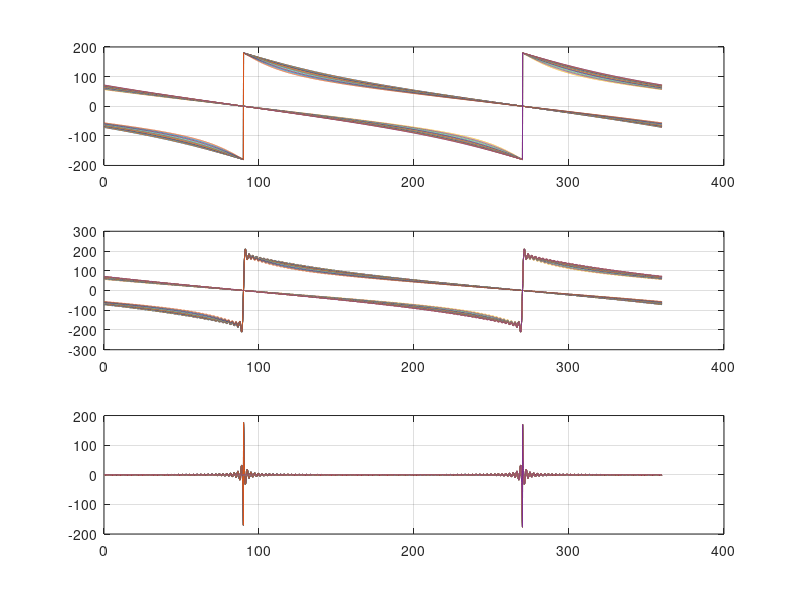

Here is the MATLAB script that generated this plot: (Note: this script raises an error after producing the figure.)
clear
theta = linspace(0,2*pi,8192);



% x = linspace(-2,2);
x = [-3:0.1:-1.5,1.5:0.1:3];
primer = 1;


Sin = zeros(length(x),length(theta));
Cos = Sin;
theta1 = Sin;
predviden_err = Sin;
dodaj = Sin;
tempSin = ones(1,length(theta));


for i = 1: length(x)
    dodaj(i,:) =x(i).*tempSin;
    theta1(i,:) = theta;
end

if primer == 1
    Sin = sin(theta1)+dodaj;
    Cos = cos(theta1);
    for i = 1:length(x)
        if abs(x(i))<1
                    
            for n =1:60
                predviden_err(i,:) = predviden_err(i,:) +...
                    x(i).^n./n.*sin(n.*theta+n.*pi/2);
            end
        else
            for n =1:150
                predviden_err(i,:) = predviden_err(i,:) +...
                    (2-abs(x(i)).^-n)./n.*sin(n.*theta+sign(x(i))*n.*pi/2);
            end
        end
    end

elseif primer == 2
    Sin = sin(theta1);
    Cos = cos(theta1)+dodaj;
    for i = 1:length(x)
        if abs(x(i))<1
                    
            for n =1:15
                predviden_err(i,:) = predviden_err(i,:) +...
                    x(i).^n./n.*sin(n.*theta+n.*pi);
            end
        else
            for n =1:150
                predviden_err(i,:) = predviden_err(i,:) +...
                    (2-x(i).^-n)./n.*sin(n.*theta+n.*pi);
            end
        end
    end
    
elseif primer == 3
    Sin = sin(theta1)+dodaj;
    Cos = cos(theta1)+dodaj;
    for i = 1:length(x)
        if abs(x(i))<1/sqrt(2)
                    
            for n =1:15
                predviden_err(i,:) = predviden_err(i,:) +...
                    (sqrt(2)*x(i)).^n./n.*sin(n.*theta+n.*3*pi/4);
            end
        else
            for n =1:150
                predviden_err(i,:) = predviden_err(i,:) +...
                    (2-(sqrt(2)*x(i)).^-n)./n.*sin(n.*theta+n.*3*pi/4);
            end
        end
    end


end
    

kot = atan2(Sin,Cos);
clear Sin Cos primer i n
err = kot -theta1;
err(err<-pi) = err(err<-pi)+2*pi;
err(err> pi) = err(err> pi)-2*pi;


figure(1)
subplot(3,1,1)
plot(theta1'*180/pi,err'*180/pi)
grid on


subplot(3,1,2)
plot(theta1'*180/pi,predviden_err'*180/pi)
grid on

subplot(3,1,3)
plot(theta1'*180/pi,err'*180/pi-predviden_err'*180/pi)
grid on

razlikaNapak = err-predviden_err;
fftRazlike = mojfft(razlikaNapak);

fftErr = mojfft(err);
fftPred = mojfft(predviden_err);